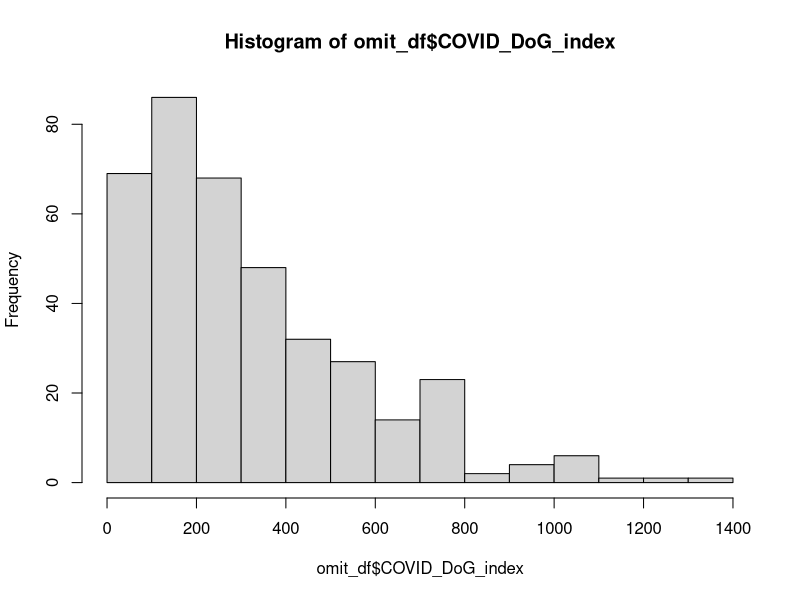
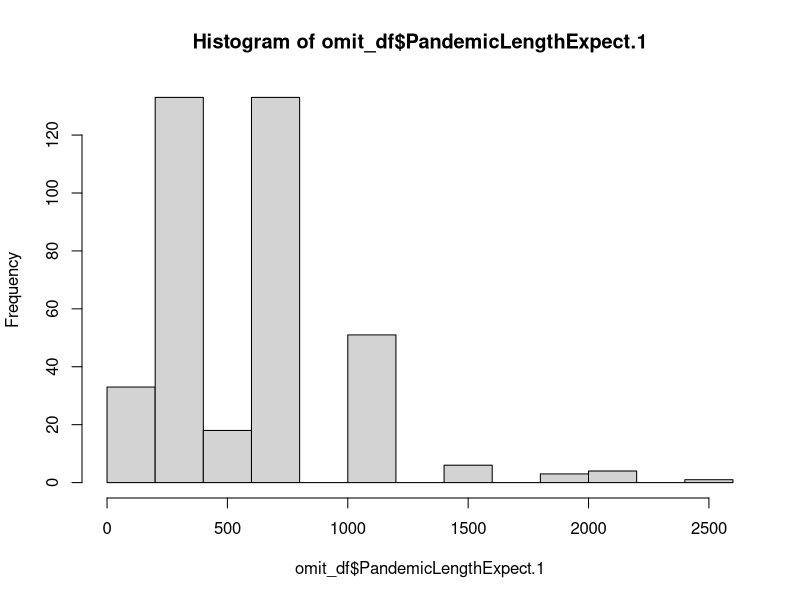
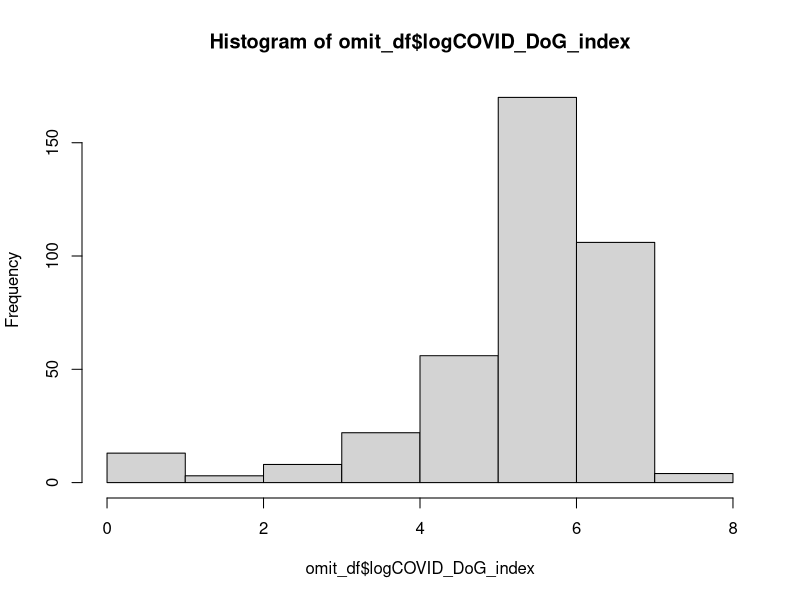
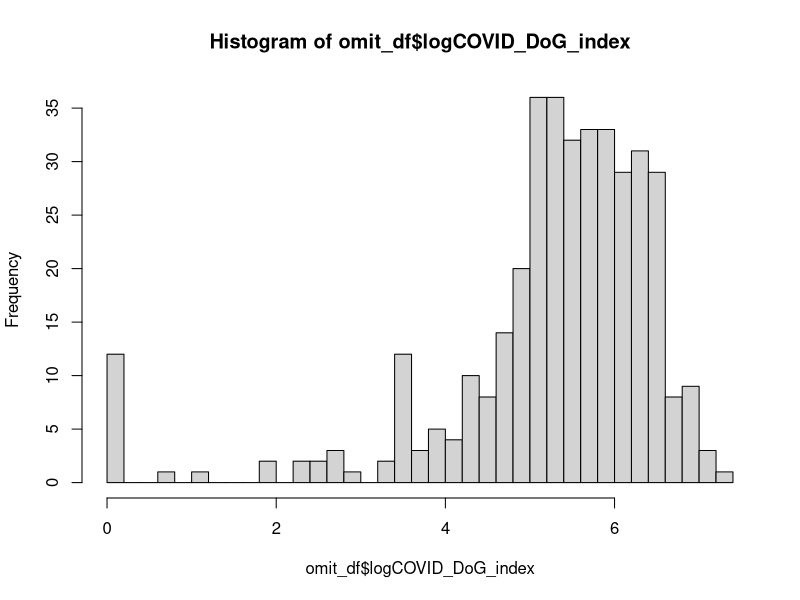
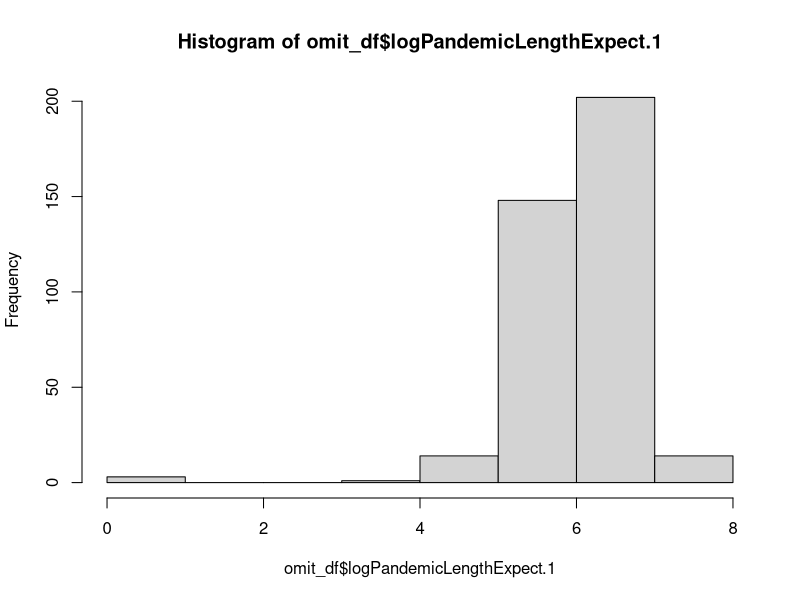
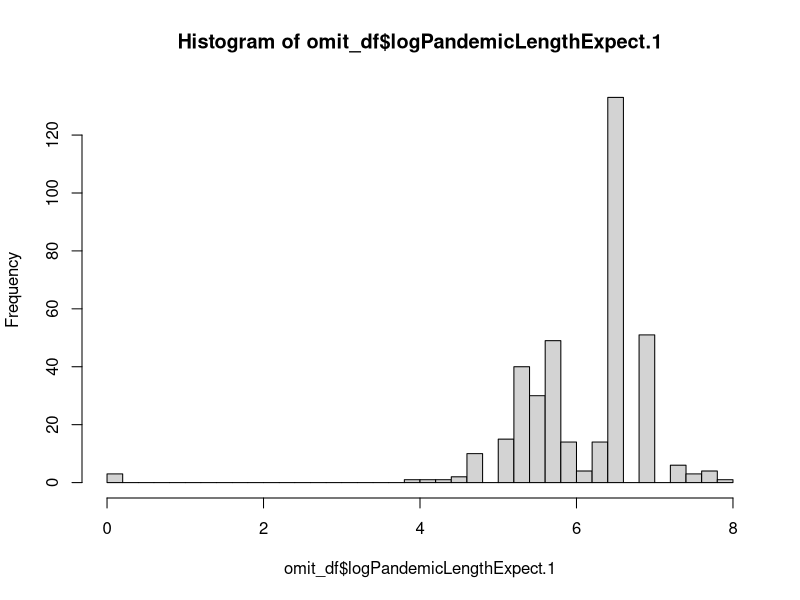

Here is the R script that generated these plots, in order: (Note: this script raises an error after producing the figures.)
## ---- chunk 1
knitr::opts_chunk$set(echo = TRUE)
## ---- chunk 2
# Packages
library("ggpubr")
library(psych)
library(tidyverse)
library(ggplot2)
#library(dplyr)
#library(plyr)
## ---- chunk 3
df <- read.csv("3C_Live_Study_Data.csv", header=T, na.strings="")

#442 total participants 
#413 participants completed the entire study, 29 did not. 

## Drop unneeded rows (pilot data, incomplete trials, remove entries that are shorter than 6 mins longer than 60 minutes) & cols
unneeded_cols <- c("StartDate", "EndDate", "Status", "IPAddress", "Progress", "Finished", "RecordedDate", "ResponseId", "RecipientLastName", "RecipientFirstName", "RecipientEmail", "ExternalReference", "LocationLatitude", "LocationLongitude", "DistributionChannel", "UserLanguage", "Gender_4_TEXT...Parent.Topics", "Gender_4_TEXT...Sentiment.Polarity", "Gender_4_TEXT...Sentiment.Score", "Gender_4_TEXT...Sentiment", "Gender_4_TEXT...Topics", "Gender_4_TEXT...Topic.Sentiment.Label", "Gender_4_TEXT...Topic.Sentiment.Score")

# Return entries where duration was longer than 45 min.
df$'Duration..in.seconds.' = as.numeric(as.character(df$'Duration..in.seconds.'))
df[which(df$'Duration..in.seconds.' >= 45*60), ]  # 4 entries, 394, 410, 415, and 444. 410 = 31 seconds over limit, so not going to exclude. 

# return entries where duration was shorter than 6 mins.
df$'Duration..in.seconds.' = as.numeric(as.character(df$'Duration..in.seconds.'))
df[which(df$'Duration..in.seconds.' <= 360), ]   # 29 entries, 8,9,10, 11, 12, 14, 22, 205, 222, 255, 324, 416, 417, 418, 419, 420, 421, 423, 424, 426, 429, 432, 433, 434, 436, 439, 443

# remove Gender and Race open response columns to be able to remove rows with missing values
NAcols <- c("Gender_4_TEXT", "Race_6_TEXT")

# Exclude folks who took longer than 45 mins or were shorter than 6 mins, un-needed columns, and DoG and Pandemic Expextation outliers (see lines 145 for exclusion criteria calcuations. DoG and Expextation Outliers removed here because of not able to do it below. )

#exclude remaining folks progress less than 100 percent 

df[which(df$'Progress' <= 100), ]

# Remove all the folks who meet the criteria stated above 

df <- df[-c(1,2,8:12,14,22,23,118,176,191,205,222,255,243,252,270,323,324,331,350,364,392,394,415:444,423,424,426,426,429,432:434,436,439,443,444), ]

df <- df[ , !names(df) %in% unneeded_cols]
df <- df[ , !names(df) %in% NAcols]

#388 participants are now left out of the original 442

## ---- chunk 4
# saving both response in set of units (days-years), (.2_x) AND numbers (0-30), (.1_x)
dog1 <- list("COVID_DoG_Questions.1", df$COVID_DoG_Questions.2_1, df$COVID_DoG_Questions.1_1)
dog2 <- list("COVID_DoG_Questions.2", df$COVID_DoG_Questions.2_2, df$COVID_DoG_Questions.1_2)
dog3 <- list("COVID_DoG_Questions.3", df$COVID_DoG_Questions.2_3, df$COVID_DoG_Questions.1_3)
dog4 <- list("COVID_DoG_Questions.4", df$COVID_DoG_Questions.2_4, df$COVID_DoG_Questions.1_4)
dog5 <- list("COVID_DoG_Questions.5", df$COVID_DoG_Questions.2_5, df$COVID_DoG_Questions.1_5)
dog6 <- list("COVID_DoG_Questions.6", df$COVID_DoG_Questions.2_6, df$COVID_DoG_Questions.1_6)

# saving both response in set of units (days-years), (.1_x) AND numbers (0-30), (.2_x)
pandemic_len <- list("PandemicLengthExpect.1", df$PandemicLengthExpect.1_1, df$PandemicLengthExpect.2_1)

## create function called create_columns that takes in UNITS and NUMBERS
# depending on units, multiplies NUMBERS by correct converstion to have units ALL in days
# e.g. 2 = weeks, so NUMBER (len_col) x 7 = days 
# fixed from (units_col, 1, 1) to (units_col, 1, 2) because NUMBERS that were more than 1 digit (e.g. 11, 13) were being cut off 
# so 11 months was being converted to 30 days not 330 days
create_columns <- function(units_col, len_col) {
  case_when(as.numeric(substring(units_col, 1, 2)) == 1 ~ as.numeric(substring(len_col, 1, 2)) * 1,
            as.numeric(substring(units_col, 1, 2)) == 2 ~ as.numeric(substring(len_col, 1, 2)) * 7,
            as.numeric(substring(units_col, 1, 2)) == 3 ~ as.numeric(substring(len_col, 1, 2)) * 30,
            as.numeric(substring(units_col, 1, 2)) == 4 ~ as.numeric(substring(len_col, 1, 2)) * 365)
}

## work to debug create_columns function
# test each of the functions in create_columns
#units_col = 12
#units <- substring(units_col, 1, 1)
#units
# prints out 1 when should print out 12
# function not taking the entire number (13)
#solution: change as.numeric(substring((units_col, 1, 1)) to (units_col, 1, 2)))

# loop through 6 categories saved above and apply function
# A NOTE: I added the dplyr function before mutate because when you load in packages that include the mutate function, it overwrites the function in dplyr and the new columns won't show up in the df dataframe, THUS specifiying the mutate function from the dplyr package 
df <- df %>% dplyr::mutate(!!dog1[[1]] := create_columns(dog1[[2]], dog1[[3]]),
              !!dog2[[1]] := create_columns(dog2[[2]], dog2[[3]]),
              !!dog3[[1]] := create_columns(dog3[[2]], dog3[[3]]),
              !!dog4[[1]] := create_columns(dog4[[2]], dog4[[3]]),
              !!dog5[[1]] := create_columns(dog5[[2]], dog5[[3]]),
              !!dog6[[1]] := create_columns(dog6[[2]], dog6[[3]]),
              !!pandemic_len[[1]] := create_columns(pandemic_len[[2]], pandemic_len[[3]]),
              .before = SocialNorms_Family_1
              )
view(df)

#checks: are lengths the same?
#length(pandemic_len[[2]])
#length(pandemic_len[[3]])
#df %>% select(PandemicLengthExpect.1_1, PandemicLengthExpect.2_1, PandemicLengthExpect.1)

#view(df)
## ---- chunk 5
#check where the missing values are
#rowSums(is.na(df))

#remove missing values
##show where missing values are
df[!complete.cases(df), ]   #6 entries
##create new dataset with no missing values
omit_df <- na.omit(df)
nrow(omit_df) #391
#view(omit_df)
sum(is.na(omit_df))

#convert character values (except Nationality and Occupation) to numeric to be able to calculate stats
numeric_cols1 <- names(omit_df)[3:206] #ends on Race 
numeric_cols2 <- names(omit_df)[208] #education
numeric_cols3 <- names(omit_df)[210:224] #begins on Measure2_2 to end of columns

#view(omit_df)

omit_df[numeric_cols1] <- lapply(omit_df[numeric_cols1], as.numeric)
omit_df[numeric_cols2] <- lapply(omit_df[numeric_cols2], as.numeric)
omit_df[numeric_cols3] <- lapply(omit_df[numeric_cols3], as.numeric)

sapply(omit_df, class) # all numeric!

#view(omit_df)

#check that everyone included in omit_df passed both attention checks
omit_df$attentioncheck_1 #all 4s
omit_df$attentioncheck_2 #all 3s

# recode value in Age variable that participant entered their birth year (1971) instead of their age
which(omit_df == 1971, arr.ind=TRUE)
# row = 232, col = 202
omit_df[232,202] <- 2021-1971
omit_df[232,202]

## ---- chunk 6
mini_df <- omit_df %>% select(COVID_DoG_Questions.1:COVID_DoG_Questions.6)
omit_df <- omit_df %>% mutate(COVID_DoG_Sum = rowSums(mini_df), .before = PandemicLengthExpect.1)
summary(omit_df$COVID_DoG_Sum)

# make index of delaying across all 6 questions (average delaying across categories)
omit_df <- omit_df %>% mutate(COVID_DoG_index = rowMeans(mini_df), 
                              .before = PandemicLengthExpect.1)

#create 1 index across social situations/gatherings
mini_df <- omit_df %>% select(COVID_DoG_Questions.1:COVID_DoG_Questions.3)
omit_df <- omit_df %>% mutate(socialgatherings_index = rowMeans(mini_df),
                              .before = PandemicLengthExpect.1)
#create 1 index across traveling
mini_df <- omit_df %>% select(COVID_DoG_Questions.4:COVID_DoG_Questions.6)
omit_df <- omit_df %>% mutate(traveling_index = rowMeans(mini_df), 
                              .before = PandemicLengthExpect.1)

#view(omit_df)

## ---- chunk 7

# COVID DoG Indice SD = 363.78

## 3 Standard Devations above COVID DoG Indice mean calculation 

341.94 + 363.78 + 363.78 +363.78 

## Exclusion of participants 3SD above COVID DoG Indice

omit_df[which(omit_df$'COVID_DoG_index' >=  1433.28), ] #returns 7

# Pandemic Expectation SD = 930.63

## 3 Standard Deviations above mean calculation 

694.66 + 930.63 + 930.63 + 930.63

## Exclusion of participants 3SD above Pandemic Expectation Indice

omit_df[which(omit_df$'PandemicLengthExpect.1' >=  3486.55), ] #returns 5

#See line 44 for exclusions
## ---- chunk 8

# Plot for COVID DoG index (average delaying across 6 scenarios for each participant)
hist(omit_df$COVID_DoG_index)

# Plot for Pandemic Length Expectation (average pandemic length expectation for each participant)
hist(omit_df$PandemicLengthExpect.1)

# Log transformation of COVID DoG Index 

omit_df$logCOVID_DoG_index=log(omit_df$COVID_DoG_index)

hist(omit_df$logCOVID_DoG_index)

#a lot of the data is centered around a couple bars, what does it look like if we make more bars?

hist(omit_df$logCOVID_DoG_index, breaks = 50)


# Log transformation of Pandemic Length Expextation

omit_df$logPandemicLengthExpect.1=log(omit_df$PandemicLengthExpect.1)

hist(omit_df$logPandemicLengthExpect.1) 

#a lot of the data is centered around a couple bars, what does it look like if we make more bars?

hist(omit_df$logPandemicLengthExpect.1, breaks = 50) 



## ---- chunk 9

## ---- chunk 10
mini_df <- omit_df %>% select(PerceivedRisk_1:PerceivedRisk_6)
omit_df <- omit_df %>% mutate(Perceived_Risk_Sum = rowSums(mini_df), 
                              .before = PerceivedValue_1)
omit_df <- omit_df %>% mutate(PerceivedRisk_index = rowMeans(mini_df),
                              .before = PerceivedValue_1)

mini_df <- omit_df %>% select(PerceivedValue_1:PerceivedValue_6)
omit_df <- omit_df %>% mutate(Perceived_Value_Sum = rowSums(mini_df),
                              .before = GCS_1)
omit_df <- omit_df %>% mutate(PercevedValue_index = rowMeans(mini_df), 
                              .before = GCS_1)

## ---- chunk 11

# Social Norm Index across three factors   

mini_df <- omit_df %>% select(SocialNorms_Family_1:SocialNorms_Stranger_3)
omit_df <- omit_df %>% mutate(Norms_index = rowMeans(mini_df),
                              .before = PerceivedRisk_1)
#family norms index

mini_df <- omit_df %>% select(SocialNorms_Family_1:SocialNorms_Family_3)
omit_df <- omit_df %>% mutate(FamilyNorm_index = rowMeans(mini_df), 
                              .before = PerceivedRisk_1)

#friends norm index

mini_df <- omit_df %>% select(SocialNorms_Friends_1:SocialNorms_Friends_3)
omit_df <- omit_df %>% mutate(FriendsNorm_index = rowMeans(mini_df), 
                              .before = PerceivedRisk_1)

#strangers norm index
mini_df <- omit_df %>% select(SocialNorms_Stranger_1:SocialNorms_Stranger_3)
omit_df <- omit_df %>% mutate(StrangerNorm_index = rowMeans(mini_df), 
                              .before = PerceivedRisk_1)

## ---- chunk 12

#re-coding reverse coded variables
mini_df <- omit_df %>% select(GCS_5)
omit_df <- omit_df %>% mutate(GCS_5 = 7 - GCS_5)

mini_df <- omit_df %>% select(contains("GCS"))
omit_df <- omit_df %>% mutate(GCS_index = rowMeans(mini_df),
                              .before = IUS_1)

## ---- chunk 13
mini_df <- omit_df %>% select(IUS_1:IUS_12)
omit_df <- omit_df %>% mutate(IUS_Sum = rowSums(mini_df), 
                              .before = MFQpart1_1)

mini_df <- omit_df %>% select(IUS_1:IUS_7)
omit_df <- omit_df %>% mutate(IUS_ProspectiveAnexity_index = rowSums(mini_df),
                              .before = MFQpart1_1)

mini_df <- omit_df %>% select(IUS_8:IUS_12)
omit_df <- omit_df %>% mutate(IUS_inhibitory_anexity_index = rowSums(mini_df),
                              .before = MFQpart1_1)

## ---- chunk 14
# measure 2 indices
mini_df <- omit_df %>% select(Measure2_2)
omit_df <- omit_df %>% mutate(Measure2_lib_Index = rowMeans(mini_df), 
                              .before = Measure5_1)
mini_df <- omit_df %>% select(Measure2_3)
omit_df <- omit_df %>% mutate(Measure2_cons_Index = rowMeans(mini_df), 
                              .before = Measure5_1)
mini_df <- omit_df %>% select(Measure2_4)
omit_df <- omit_df %>% mutate(Measure2_lib_Index = rowMeans(mini_df), 
                              .before = Measure5_1)

# measure 5 indices

#re-coding reverse coded variables
mini_df <- omit_df %>% select(Measure5_1, Measure5_7)
omit_df <- omit_df %>% mutate(Measure5_1 = 100 - Measure5_1)
omit_df <- omit_df %>% mutate(Measure5_7 = 100 - Measure5_7)

#indice across both scales

mini_df <- omit_df %>% select(Measure5_1:Measure5_14)
omit_df <- omit_df %>% mutate(Measure5_SECS_Index = rowMeans(mini_df), 
                              .before = logCOVID_DoG_index)
#social indice

mini_df <- omit_df %>% select(Measure5_1,Measure5_5, Measure5_6, Measure5_9, Measure5_10, Measure5_13, Measure5_14)
omit_df <- omit_df %>% mutate(Measure5_Social_Index = rowMeans(mini_df), 
                              .before = logCOVID_DoG_index)

#political indice

mini_df <- omit_df %>% select(Measure5_4, Measure5_7, Measure5_8, Measure5_11, Measure5_12)
omit_df <- omit_df %>% mutate(Measure5_Political_Index = rowMeans(mini_df), 
                              .before = logCOVID_DoG_index)

## ---- chunk 15

#harm foundation MFQpart1_1,MFQpart1_7, MFQpart1_12, MFQpart2_1, MFQpart2_7, MFQpart2_12

mini_df <- omit_df %>% select(MFQpart1_1,MFQpart1_7, MFQpart1_12, MFQ_part2_1, MFQ_part2_7, MFQ_part2_12)
omit_df <- omit_df %>% mutate(harm_foundation = rowMeans(mini_df), 
                              .before = Disgust_1)

#fairness foundation MFQpart1_2, MFQpart1_8, MFQpart1_13, MFQpart2_2, MFQpart2_8, MFQpart2_13

mini_df <- omit_df %>% select(MFQpart1_2, MFQpart1_8, MFQpart1_13, MFQ_part2_2, MFQ_part2_8, MFQ_part2_13)
omit_df <- omit_df %>% mutate(fairness_foundation = rowMeans(mini_df), 
                              .before = Disgust_1)

#ingroup foundation MFQpart1_3, MFQpart1_9, MFQpart1_14, MFQpart2_3, MFQpart2_9, MFQpart2_14

mini_df <- omit_df %>% select(MFQpart1_3, MFQpart1_9, MFQpart1_14, MFQ_part2_3, MFQ_part2_9, MFQ_part2_14)
omit_df <- omit_df %>% mutate(ingroup_foundation = rowMeans(mini_df), 
                              .before = Disgust_1)

#authoirty foundation MFQpart1_4, MFQpart1_10, MFQpart1_15, MFQpart2_4, MFQpart2_10, MFQpart2_15

mini_df <- omit_df %>% select(MFQpart1_4, MFQpart1_10, MFQpart1_15, MFQ_part2_4, MFQ_part2_10, MFQ_part2_15)
omit_df <- omit_df %>% mutate(authority_foundation = rowMeans(mini_df), 
                              .before = Disgust_1)

#purity foundation MFQpart1_5, MFQpart1_11, MFQpart1_16, MFQpart2_16, MFQpart2_11, MFQpart2_5

mini_df <- omit_df %>% select(MFQpart1_5, MFQpart1_11, MFQpart1_16, MFQ_part2_16, MFQ_part2_11, MFQ_part2_5)
omit_df <- omit_df %>% mutate(purity_foundation = rowMeans(mini_df), 
                              .before = Disgust_1)

## ---- chunk 16
#Stress Scale Main Indice 

mini_df <- omit_df %>% select(contains("Worries") | contains("Problems") | contains("Checking"))
omit_df <- omit_df %>% mutate(Stress_index = rowMeans(mini_df),
                              .before = Impacts_financial1)
#Stress Scale, Sub Indice COVID danger and contamination fears

mini_df <- omit_df %>% select(Worries_1:Worries_6)
omit_df <- omit_df %>% mutate(COVIDDanger_ContFears_index = rowMeans(mini_df),
                              .before = Impacts_financial1)
#Stress Scale, Sub Indice COVID fears about economic consequences

mini_df <- omit_df %>% select(Worries_7:Worries_12)
omit_df <- omit_df %>% mutate(COVID_econ_fears_index = rowMeans(mini_df),
                              .before = Impacts_financial1)
#Stress Scale, Sub Indice COVID xenophobia

mini_df <- omit_df %>% select(Worries_13:Worries_18)
omit_df <- omit_df %>% mutate(COVID_xenophobia = rowMeans(mini_df),
                              .before = Impacts_financial1)

#Stress Scale, Sub indice COVID compulsive checking and reassurance seeking 

mini_df <- omit_df %>% select(Worries_19:Worries_24,CheckingBeh_1:CheckingBeh_6)
omit_df <- omit_df %>% mutate(COVID_checking = rowMeans(mini_df),
                              .before = Impacts_financial1)

#Stress Scale, Sub Indice COVID traumatic stress symptoms
mini_df <- omit_df %>% select(Problems_1:Problems_6)
omit_df <- omit_df %>% mutate(COVID_traumatic_stress = rowMeans(mini_df),
                              .before = Impacts_financial1)
                              
## ---- chunk 17
Impacts <- omit_df %>% select(Impacts_financial1:Impacts_psychology3)
Experiences <- omit_df %>% select(contains("PersonalDiagnoses") | contains("Proximity") | contains("News"))
omit_df <- omit_df %>% mutate(Impacts_index = rowMeans(Impacts), 
                              .before = PersonalDiagnoses_1)
omit_df <- omit_df %>% mutate(Experiences_index = rowMeans(Experiences),
                              .before = Age)
## ---- chunk 18
#Pathogen Indice 

mini_df <- omit_df %>% select(Disgust_3, Disgust_6, Disgust_9, Disgust_12, Disgust_15, Disgust_18, Disgust_21)
omit_df <- omit_df %>% mutate(Pathogen_Disgust_index = rowMeans(mini_df), 
                              .before = SDRS.5_Q1)

#Sexual Indice 

mini_df <- omit_df %>% select(Disgust_2, Disgust_5, Disgust_8, Disgust_11, Disgust_14, Disgust_17, Disgust_20)
omit_df <- omit_df %>% mutate(Sexual_Disgust_index = rowMeans(mini_df), 
                              .before = SDRS.5_Q1)

#Moral Indice 

mini_df <- omit_df %>% select(Disgust_1, Disgust_4, Disgust_7, Disgust_10, Disgust_13, Disgust_16, Disgust_19 )
omit_df <- omit_df %>% mutate(Moral_Disgust_index = rowMeans(mini_df), 
                              .before = SDRS.5_Q1)
## ---- chunk 19
mini_df <- omit_df %>% select(SDRS.5_Q1:SDRS.5_Q5)
omit_df <- omit_df %>% mutate(SDRS_Sum = rowSums(mini_df), 
                              .before = Worries_1)

#view(omit_df)
## ---- chunk 20
summary(omit_df$PandemicLengthExpect.1)
describe(omit_df$COVID_DoG_Sum)
describe(omit_df$COVID_DoG_index)
describe(omit_df$MCQ_Sum)
#describe(omit_df$Norms_Sum)
describe(omit_df$GCS_Sum)
describe(omit_df$IUS_Sum)
describe(omit_df$MFQ_sum_part1)
describe(omit_df$MFQ_sum_part2)
describe(omit_df$MFQ_total_sum)
describe(omit_df$Disgust_Sum)
describe(omit_df$Perceived_Value_Sum)
describe(omit_df$SDRS_Sum)
describe(omit_df$Impacts_sum)
describe(omit_df$Experiences_sum)
describe(omit_df$Stress_Sum)
describe(omit_df$MFQ_total_sum)
describe(omit_df$Measure2_PO_Sum)
describe(omit_df$Measure5_PO_Sum)
describe(omit_df$PO_Total_Sum)
describe(omit_df$Perceived_Risk_Sum)
## ---- chunk 21
## number of included participants
#study requested 400 participants: 
#original df dataset had 444 rows, removed 62 rows in Load and Cleanup Data section (unneeded rows, DoG/pandemic outliers, incomplete trials, and too short or too long entries) = 388 rows 
#omit_df dataset had 388 rows, removed 6 entries with missing data 

nrow(omit_df) # 382 rows

#duration, demographics
mean(df$Duration..in.seconds., na.rm = TRUE)
mean(omit_df$Duration..in.seconds.)
sd(omit_df$Duration..in.seconds.)

summary(omit_df$Age)
table(omit_df$Gender)
table(omit_df$Race)
table(omit_df$Education)
## ---- chunk 22
#Age
hist(omit_df$Age)

#Gender
# 1) create new variable with gender recoded as a factor
omit_df$GenderasFactor <- factor(omit_df$Gender, levels=1:8, labels=c("male", "female", "non-binary", "other", "prefer not to answer", "trans man", "trans woman", "genderqueer"))
# 2) create barplot with new Gender variable
ggplot(omit_df) +
  geom_bar(aes(x = GenderasFactor)) +
  ggtitle("Count of Gender") +
  theme(plot.title = element_text(hjust = 0.5))

#Education
omit_df$EducationasFactor <- factor(omit_df$Education, levels=1:6, labels=c("Unknown","No hs diploma","No college","Some college","4 yr college","Graduate degree"))
ggplot(omit_df) +
  geom_bar(aes(x = EducationasFactor)) +
  ggtitle("Count of Education") +
  theme(plot.title = element_text(hjust = 0.5))

#Race
omit_df$RaceasFactor <- factor(omit_df$Race, levels=1:7, labels=c("Am Indian","Asian","Pacific Islander","Black","White","Multiple","Unknown"))
ggplot(omit_df) +
  geom_bar(aes(x = RaceasFactor)) +
  ggtitle("Count of Race") +
  theme(plot.title = element_text(hjust = 0.5))

# Relations between variables
#ggplot(data = omit_df) + 
  #geom_point(mapping = aes(x = COVID_DoG_Sum, y = Perceived_Risk_Sum))

## ---- chunk 23
# COVID DoG index and Expextation of Pandemic Length
ggscatter(omit_df, x = "COVID_DoG_index", y = "PandemicLengthExpect.1", 
          add = "reg.line", conf.int = TRUE, 
          cor.coef = TRUE, cor.method = "pearson",
          xlab = "Partipcants'Average COVID Delay of Gratification ", ylab = "Partipcants'Expextation of Pandemic Length")
# Traveling index and social gatherings index
ggscatter(omit_df, x = "traveling_index", y = "socialgatherings_index", 
          add = "reg.line", conf.int = TRUE, 
          cor.coef = TRUE, cor.method = "pearson",
          xlab = "traveling index ", ylab = "social gathering index")
# COVID DoG index and impact
ggscatter(omit_df, x = "COVID_DoG_index", y = "Impacts_index", 
          add = "reg.line", conf.int = TRUE, 
          cor.coef = TRUE, cor.method = "pearson",
          xlab = "Partipcants'Average COVID Delay of Gratification ", ylab = "Partipcants' average impact from COVID19")

# COVID DoG index and Experiences
ggscatter(omit_df, x = "COVID_DoG_index", y = "Experiences_index", 
          add = "reg.line", conf.int = TRUE, 
          cor.coef = TRUE, cor.method = "pearson",
          xlab = "Partipcants'Average COVID Delay of Gratification ", ylab = "Partipcants' average expereince from COVID19")

# COVID DoG index and stress_index
ggscatter(omit_df, x = "COVID_DoG_index", y = "Stress_index", 
          add = "reg.line", conf.int = TRUE, 
          cor.coef = TRUE, cor.method = "pearson",
          xlab = "Partipcants' Average COVID Delay of Gratification ", ylab = "Partipcants' average stress about COVID19")

## ---- chunk 24
hist(omit_df$socialgatherings_index)
summary(omit_df$socialgatherings_index)
hist(omit_df$traveling_index)
summary(omit_df$traveling_index)

#Question: are there data driven differences between the two indices (social gatherings and traveling)? E.g. days in one versus months in other
socialgatherings_units <- omit_df %>% select(COVID_DoG_Questions.2_1:COVID_DoG_Questions.2_3)
summary(rowMeans(socialgatherings_units))
traveling_units <- omit_df %>% select(COVID_DoG_Questions.2_4:COVID_DoG_Questions.2_6)
summary(rowMeans(traveling_units))
#Answer: it doesn't look like there's differences between the units for two categories, both have similar means? (2.608 v. 3.094) - rounds to 3, thus the average unit response for both indices was months

#perform EFA to see if there are two separate factors for DoG that pertain to travel and social situations/gatherings that influence how participants respond? This would answer the question to whatever or not we should keep the things separate or together
#EFA steps:
##basic factor analysis model: y = (lambda)(f) + (u) 
#y = individual's score on observed variable
#lambda = factor loading indicating relation between observed variable and latent common factor
#f = individual's score on latent common factor
#u = individual's score on latent unique factor

# Future plans:
#index: Expectation of Pandemic; May help us evaluate how folks expectations relate to their DoG index + that relationship may be meaningful across other analyses
#perform tests with other variables (e.g. general uncertainty) 3 times:
#1) DoG Index by itself
#2) Index:Expectation of Pandemic
#3) Both indices
## ---- chunk 25
# normality assumption
shapiro.test(omit_df$GCS_Sum)  #pvalue = 0.011 (>.05), yes normally distributed

## ---- chunk 26

MFTModel <- lm(COVID_DoG_index ~ harm_foundation + fairness_foundation + authority_foundation + ingroup_foundation +purity_foundation, data = omit_df)
               
summary(MFTModel) 

## ---- chunk 27

DisgustModel <- lm(COVID_DoG_index ~ Pathogen_Disgust_index + Moral_Disgust_index + Sexual_Disgust_index, data = omit_df)
               
summary(DisgustModel) 

## ---- chunk 28

COVIDDoG.norms.lm <- lm(COVID_DoG_index ~ Norms_index + Stress_index, data = omit_df)

summary(COVIDDoG.norms.lm)


## ---- chunk 29
write.csv(df, 'df.csv')
COVID_DoG <- data.frame(df$COVID_DoG_Questions.1,df$COVID_DoG_Questions.2,df$COVID_DoG_Questions.3,df$COVID_DoG_Questions.4, df$COVID_DoG_Questions.5, df$COVID_DoG_Questions.6)
COVID_DoG
write.csv(COVID_DoG, 'COVID_DoG.csv')
